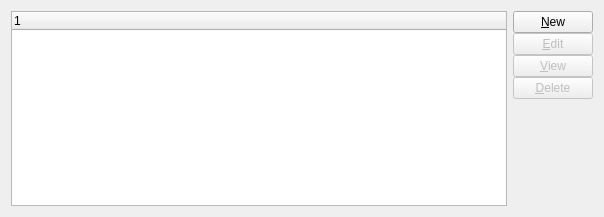
<ui version="4.0" >
 <author></author>
 <comment>This file is part of the xTuple ERP: PostBooks Edition, a free and
open source Enterprise Resource Planning software suite,
Copyright (c) 1999-2010 by OpenMFG LLC, d/b/a xTuple.
It is licensed to you under the Common Public Attribution License
version 1.0, the full text of which (including xTuple-specific Exhibits)
is available at www.xtuple.com/CPAL.  By using this software, you agree
to be bound by its terms.</comment>
 <class>alarms</class>
 <widget class="QWidget" name="alarms" >
  <property name="geometry" >
   <rect>
    <x>0</x>
    <y>0</y>
    <width>604</width>
    <height>217</height>
   </rect>
  </property>
  <property name="minimumSize" >
   <size>
    <width>0</width>
    <height>200</height>
   </size>
  </property>
  <property name="windowTitle" >
   <string>Form</string>
  </property>
  <layout class="QHBoxLayout" >
   <item>
    <widget class="XTreeWidget" name="_alarms" >
     <property name="sizePolicy" >
      <sizepolicy vsizetype="Expanding" hsizetype="Expanding" >
       <horstretch>0</horstretch>
       <verstretch>0</verstretch>
      </sizepolicy>
     </property>
     <property name="minimumSize" >
      <size>
       <width>0</width>
       <height>0</height>
      </size>
     </property>
     <property name="maximumSize" >
      <size>
       <width>32767</width>
       <height>32767</height>
      </size>
     </property>
     <property name="focusPolicy" >
      <enum>Qt::ClickFocus</enum>
     </property>
    </widget>
   </item>
   <item>
    <layout class="QVBoxLayout" >
     <property name="spacing" >
      <number>0</number>
     </property>
     <item>
      <widget class="QPushButton" name="_new" >
       <property name="text" >
        <string>&amp;New</string>
       </property>
      </widget>
     </item>
     <item>
      <widget class="QPushButton" name="_edit" >
       <property name="enabled" >
        <bool>false</bool>
       </property>
       <property name="text" >
        <string>&amp;Edit</string>
       </property>
      </widget>
     </item>
     <item>
      <widget class="QPushButton" name="_view" >
       <property name="enabled" >
        <bool>false</bool>
       </property>
       <property name="text" >
        <string>&amp;View</string>
       </property>
      </widget>
     </item>
     <item>
      <widget class="QPushButton" name="_delete" >
       <property name="enabled" >
        <bool>false</bool>
       </property>
       <property name="text" >
        <string>&amp;Delete</string>
       </property>
      </widget>
     </item>
     <item>
      <spacer>
       <property name="orientation" >
        <enum>Qt::Vertical</enum>
       </property>
       <property name="sizeType" >
        <enum>QSizePolicy::Expanding</enum>
       </property>
       <property name="sizeHint" >
        <size>
         <width>20</width>
         <height>0</height>
        </size>
       </property>
      </spacer>
     </item>
    </layout>
   </item>
  </layout>
 </widget>
 <customwidgets>
  <customwidget>
   <class>XTreeWidget</class>
   <extends>QTreeWidget</extends>
   <header>xtreewidget.h</header>
  </customwidget>
 </customwidgets>
 <resources/>
 <connections>
  <connection>
   <sender>_alarms</sender>
   <signal>valid(bool)</signal>
   <receiver>_edit</receiver>
   <slot>setEnabled(bool)</slot>
   <hints>
    <hint type="sourcelabel" >
     <x>270</x>
     <y>71</y>
    </hint>
    <hint type="destinationlabel" >
     <x>352</x>
     <y>77</y>
    </hint>
   </hints>
  </connection>
  <connection>
   <sender>_alarms</sender>
   <signal>valid(bool)</signal>
   <receiver>_view</receiver>
   <slot>setEnabled(bool)</slot>
   <hints>
    <hint type="sourcelabel" >
     <x>261</x>
     <y>104</y>
    </hint>
    <hint type="destinationlabel" >
     <x>356</x>
     <y>102</y>
    </hint>
   </hints>
  </connection>
  <connection>
   <sender>_alarms</sender>
   <signal>valid(bool)</signal>
   <receiver>_delete</receiver>
   <slot>setEnabled(bool)</slot>
   <hints>
    <hint type="sourcelabel" >
     <x>262</x>
     <y>152</y>
    </hint>
    <hint type="destinationlabel" >
     <x>354</x>
     <y>153</y>
    </hint>
   </hints>
  </connection>
  <connection>
   <sender>_alarms</sender>
   <signal>doubleClicked(QModelIndex)</signal>
   <receiver>_edit</receiver>
   <slot>animateClick()</slot>
   <hints>
    <hint type="sourcelabel" >
     <x>216</x>
     <y>80</y>
    </hint>
    <hint type="destinationlabel" >
     <x>332</x>
     <y>78</y>
    </hint>
   </hints>
  </connection>
 </connections>
</ui>
